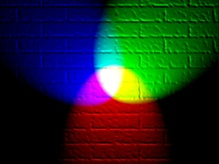
#> input picture rgb.jpeg, 219 x 164 px, shrunk from 400 x 300 before the run
$ jupyter execute 'Display Image in OpenCV WIndow.ipynb'
#> lines starting #> are read from the running program, lines starting #| are printed output that depends on the picture
[cell 1]
import cv2 as cv
import numpy as np
import matplotlib.pyplot as plt

#### 1. Loading an Image using OpenCV

[cell 2]
import cv2 as cv
import matplotlib.pyplot as plt

img = cv.imread('../rgb.jpeg')
#> img is the input picture: shape (164, 219, 3); mean B, G, R 37.9, 42.1, 30.4

if img is None:
    print("Image not found")
else:
    img = cv.cvtColor(img, cv.COLOR_BGR2RGB)
    plt.imshow(img)
    plt.axis('off')
    plt.show()

[cell 3]
img = cv.imread(r'C:\MyProjects\Image Processing\5. Adding Transitions to RGB\Transition.jpg')
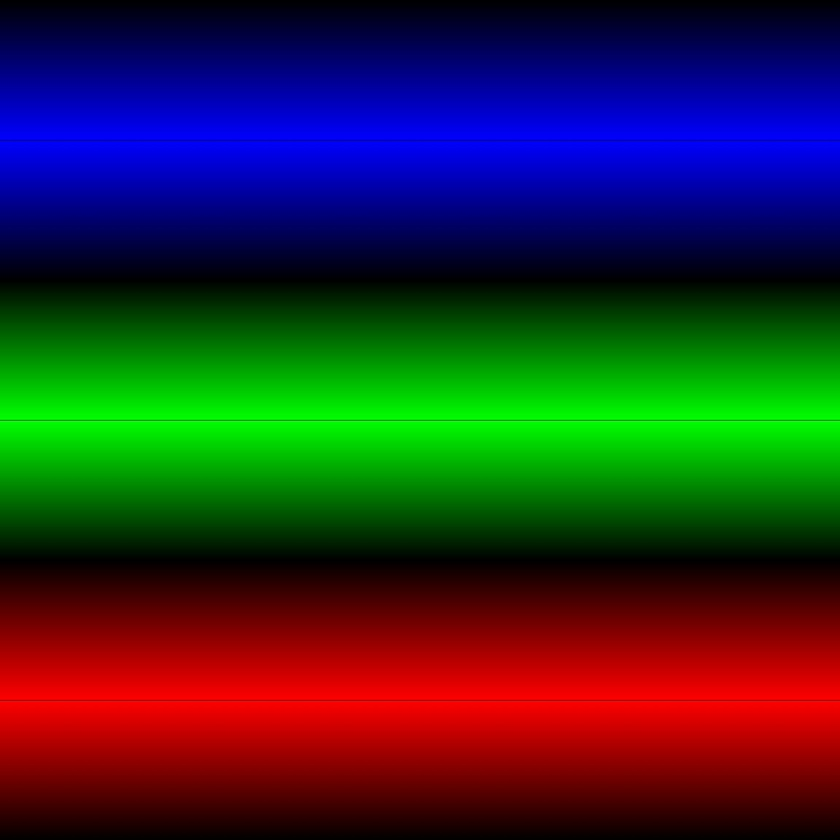
#> input picture 5. Adding Transitions to RGB/Transition.jpg, 840 x 840 px, shrunk from 1536 x 1536 before the run, found by its file name
#> img is the input picture: shape (840, 840, 3); mean B, G, R 42.6, 42.7, 42.6
img = cv.cvtColor(img, cv.COLOR_BGR2RGB)
cv.imshow("Image",img)
cv.waitKey(0)

### 2. DIsplaying 3 Frames on RGB

[cell 4]
img = cv.imread('../rgb.jpeg')
img = cv.cvtColor(img, cv.COLOR_BGR2RGB)

r = img[ :  , : , 0 ]  # - Red
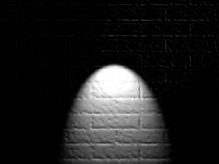
#> r: shape (164, 219); min 0, max 255, mean 30.4
g = img[ :  , : , 1 ]  # - Green
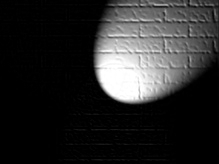
#> g: shape (164, 219); min 0, max 255, mean 42.1
b = img[ :  , : , 2 ]  # - Blue
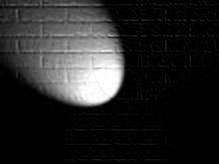
#> b: shape (164, 219); min 0, max 255, mean 37.9


cv.imshow("Frame",r)
cv.waitKey(0)

cv.imshow("Frame",g)
cv.waitKey(0)

cv.imshow("Frame",b)
cv.waitKey(0)
